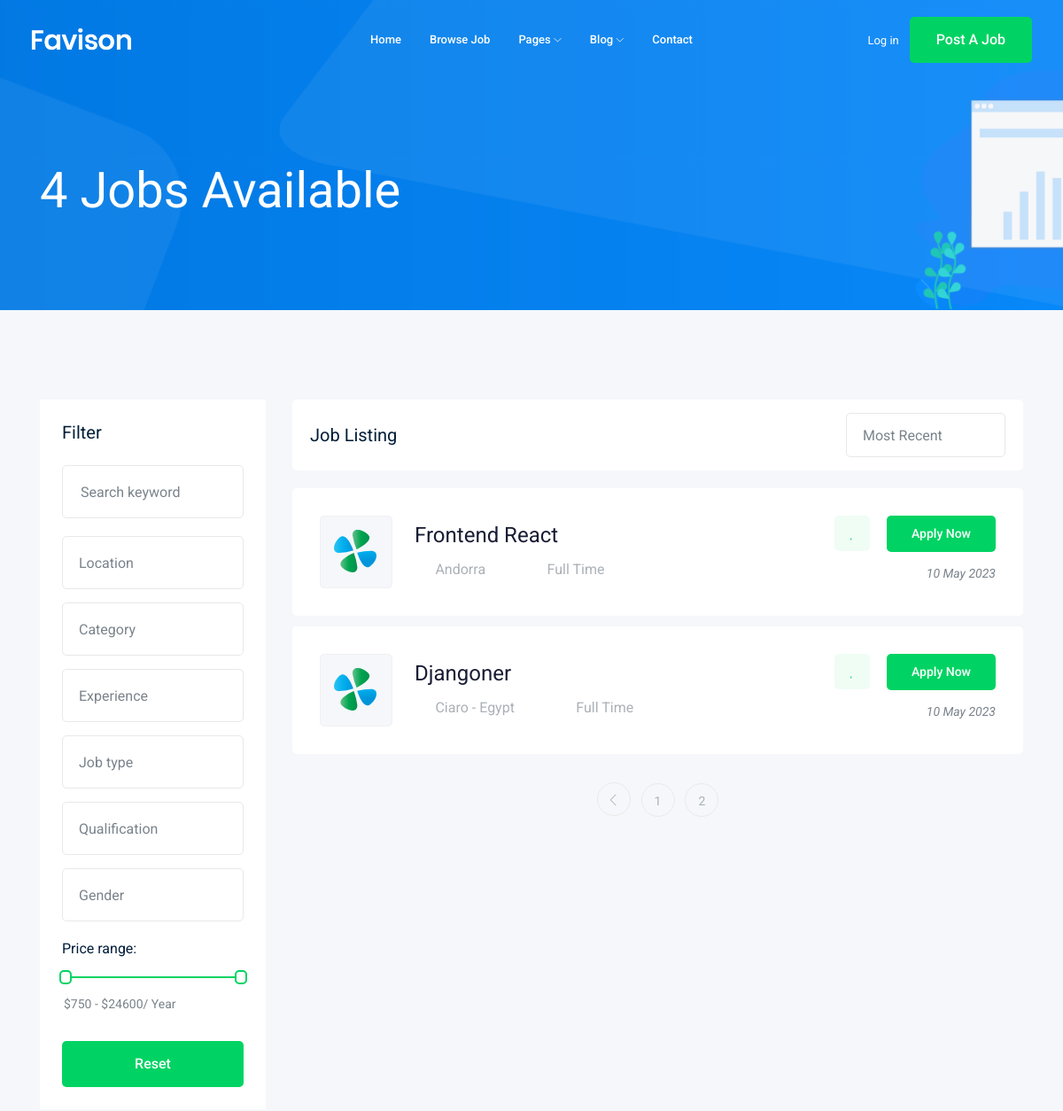
The app's page /jobs/?page=3 (upper part), older data.
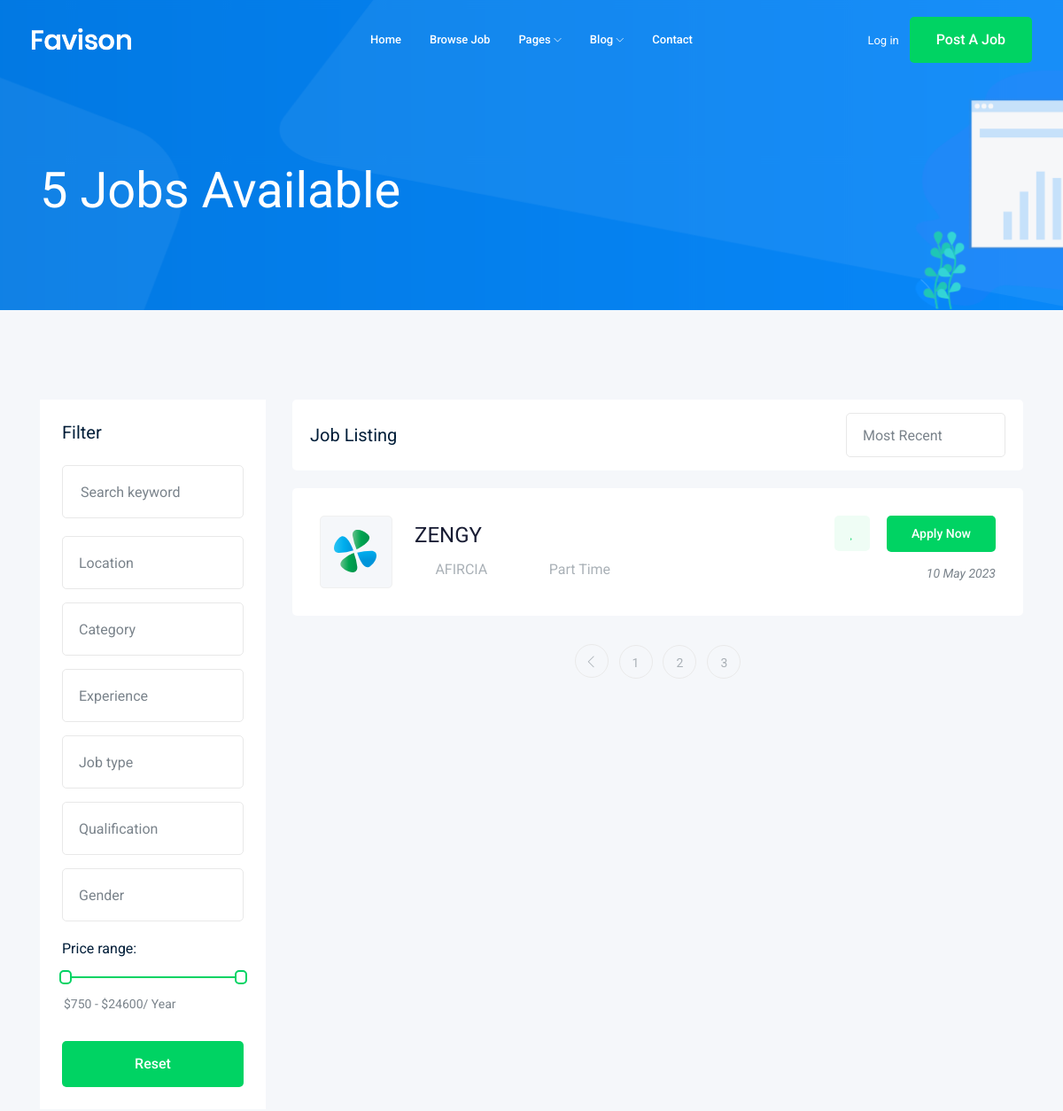
The same page, newer data.
### job/models.py (models this page shows, shortened)
class Job(models.Model):
    title = models.CharField(max_length=100)
    type = models.CharField(max_length=15, choices=JOB_TYPES)
    description = models.TextField(max_length=1000)
    published_at = models.DateTimeField(auto_now=True)
    vacancy = models.IntegerField(default=1)
    salary = models.IntegerField(default=0)
    experience = models.IntegerField(default=0)
    image = models.ImageField(upload_to=upload_img)
    country = models.CharField(max_length=30)
    Responsibility = models.TextField(max_length=2000)
    Qualifications = models.TextField(max_length=1000)
    Benefits = models.TextField(max_length=500)
    slug = models.SlugField(blank=True, null=True)
    category = models.ForeignKey('Category', on_delete=models.SET_NULL, null=True)
    def __str__(self) -> str:
        return self.title

### job/views.py (the view)
# urls.py: path('', views.job_list),
def job_list(request):
    job_list = Job.objects.all()
    paginator = Paginator(job_list, 2)
    page_number = request.GET.get('page')
    page_obj = paginator.get_page(page_number)
    context = {
                'jobs': page_obj,
                'jobs_count' : len(job_list)
            }
    return render(request, 'job/job_list.html', context)

### job/templates/job/job_list.html (shortened to what this page needs)
{% extends 'base.html' %}
{% block body %}
    <div class="bradcam_area bradcam_bg_1">
        <div class="container">
            <div class="row">
                <div class="col-xl-12">
                    <div class="bradcam_text">
                        <h3> {{ jobs_count }} Jobs Available</h3>
                    </div>
                </div>
            </div>
        </div>
    </div>
    <div class="job_listing_area plus_padding">
        <div class="container">
            <div class="row">
                <div class="col-lg-3">
                    <div class="job_filter white-bg">
                        <div class="form_inner white-bg">
                            <h3>Filter</h3>
                            <form action="#">
                                <div class="row">
                                    <div class="col-lg-12">
                                        <div class="single_field">
                                            <input type="text" placeholder="Search keyword">
                                        </div>
                                    </div>
                                    <div class="col-lg-12">
                                    </div>
                                    <div class="col-lg-12">
                                    </div>
                                    <div class="col-lg-12">
                                    </div>
                                    <div class="col-lg-12">
                                    </div>
                                    <div class="col-lg-12">
                                    </div>
                                    <div class="col-lg-12">
                                    </div>
                                </div>
                            </form>
                        </div>
                        <div class="range_wrap">
                            <label for="amount">Price range:</label>
                            <div id="slider-range"></div>
                            <p>
                                <input type="text" id="amount" readonly style="border:0; color:#7A838B; font-size: 14px; font-weight:400;">
                            </p>
                        </div>
                        <div class="reset_btn">
                            <button  class="boxed-btn3 w-100" type="submit">Reset</button>
                        </div>
                    </div>
                </div>
                <div class="col-lg-9">
                    <div class="recent_joblist_wrap">
                        <div class="recent_joblist white-bg ">
                            <div class="row align-items-center">
                                <div class="col-md-6">
                                    <h4>Job Listing</h4>
                                </div>
                                <div class="col-md-6">
                                    <div class="serch_cat d-flex justify-content-end">
                                    </div>
                                </div>
                            </div>
                        </div>
                    </div>
                    <div class="job_lists m-0">
                        <div class="row">
                            {% for job in jobs %}
                            <div class="col-lg-12 col-md-12">
                                <div class="single_jobs white-bg d-flex justify-content-between">
                                    <div class="jobs_left d-flex align-items-center">
                                        <div class="thumb">
                                            <img src="img/svg_icon/1.svg" alt="">
                                        </div>
                                        <div class="jobs_conetent">
                                            <a href="{% url 'jobs:job_details' job.slug %}"><h4>{{job}}</h4></a>
                                            <div class="links_locat d-flex align-items-center">
                                                <div class="location">
                                                    <p> <i class="fa fa-map-marker"></i> {{job.country}}</p>
                                                </div>
                                                <div class="location">
                                                    <p> <i class="fa fa-clock-o"></i>{{job.type}}</p>
                                                </div>
                                            </div>
                                        </div>
                                    </div>
                                    <div class="jobs_right">
                                        <div class="apply_now">
                                            <a class="heart_mark" href="#"> <i class="fa fa-heart"></i> </a>
                                            <a href="{% url 'jobs:job_details' job.slug %}" class="boxed-btn3">Apply Now</a>
                                        </div>
                                        <div class="date">
                                            <p>{{job.published_at|date:'d M o'}}</p>
                                        </div>
                                    </div>
                                </div>
                            </div>
                            {% endfor %}
                        </div>
                        {% if jobs.has_other_pages %}
                        <div class="row">
                            <div class="col-lg-12">
                                <div class="pagination_wrap">
                                    <ul>
                                        {% if jobs.has_previous %}
                                        <li><a href="?page={{jobs.previous_page_number}}"> <i class="ti-angle-left"></i> </a></li>
                                        {% endif %}
                                        {% for page_num in jobs.paginator.page_range %}
                                        <li><a href="?page={{page_num }}"><span>{{page_num}}</span></a></li>
                                        {% endfor %}
                                    </ul>
                                </div>
                            </div>
                        {% endif %}
                        </div>
                    </div>
                </div>
            </div>
        </div>
    </div>
{% endblock body %}

### templates/base.html (shortened to what this page needs)
{% load static %}
<!doctype html>
<html class="no-js" lang="zxx">
<head>
    <link rel="stylesheet" href="{% static 'css/bootstrap.min.css' %}">
    <link rel="stylesheet" href="{% static 'css/owl.carousel.min.css' %}">
    <link rel="stylesheet" href="{% static 'css/magnific-popup.css' %}">
    <link rel="stylesheet" href="{% static 'css/font-awesome.min.css' %}">
    <link rel="stylesheet" href="{% static 'css/themify-icons.css' %}">
    <link rel="stylesheet" href="{% static 'css/nice-select.css' %}">
    <link rel="stylesheet" href="{% static 'css/flaticon.css' %}">
    <link rel="stylesheet" href="{% static 'css/jquery-ui.css' %}">
    <link rel="stylesheet" href="{% static 'css/gijgo.css' %}">
    <link rel="stylesheet" href="{% static 'css/animate.min.css' %}">
    <link rel="stylesheet" href="{% static 'css/slicknav.css' %}">
    <link rel="stylesheet" href="{% static 'css/style.css' %}">
</head>
<body>
    <header>
        <div class="header-area ">
            <div id="sticky-header" class="main-header-area">
                <div class="container-fluid ">
                    <div class="header_bottom_border">
                        <div class="row align-items-center">
                            <div class="col-xl-3 col-lg-2">
                                <div class="logo">
                                    <a href="index.html">
                                        <img src="img/logo.png" alt="">
                                    </a>
                                </div>
                            </div>
                            <div class="col-xl-6 col-lg-7">
                                <div class="main-menu  d-none d-lg-block">
                                    <nav>
                                        <ul id="navigation">
                                            <li><a href="index.html">home</a></li>
                                            <li><a href="jobs.html">Browse Job</a></li>
                                            <li><a href="#">pages <i class="ti-angle-down"></i></a>
                                            </li>
                                            <li><a href="#">blog <i class="ti-angle-down"></i></a>
                                            </li>
                                            <li><a href="contact.html">Contact</a></li>
                                        </ul>
                                    </nav>
                                </div>
                            </div>
                            <div class="col-xl-3 col-lg-3 d-none d-lg-block">
                                <div class="Appointment">
                                    <div class="phone_num d-none d-xl-block">
                                        <a href="#">Log in</a>
                                    </div>
                                    <div class="d-none d-lg-block">
                                        <a class="boxed-btn3" href="#">Post a Job</a>
                                    </div>
                                </div>
                            </div>
                            <div class="col-12">
                            </div>
                        </div>
                    </div>
                </div>
            </div>
        </div>
    </header>
    {% block body %}
    {% endblock body %}
</body>
</html>

Row changes from the older to the newer data that the page shows:
no longer on this page (row edited): Job: title "Frontend React", country "Andorra", type "Full Time", published_at "10 May 2023"
no longer on this page (row edited): Job: title "Djangoner", country "Ciaro - Egypt", type "Full Time", published_at "10 May 2023"
added Job: title "ZENGY", country "AFIRCIA", type "Part Time", published_at "10 May 2023"
Text that changed along with them:
{{ jobs_count }}: "4" → "5"
new list line: "3"
